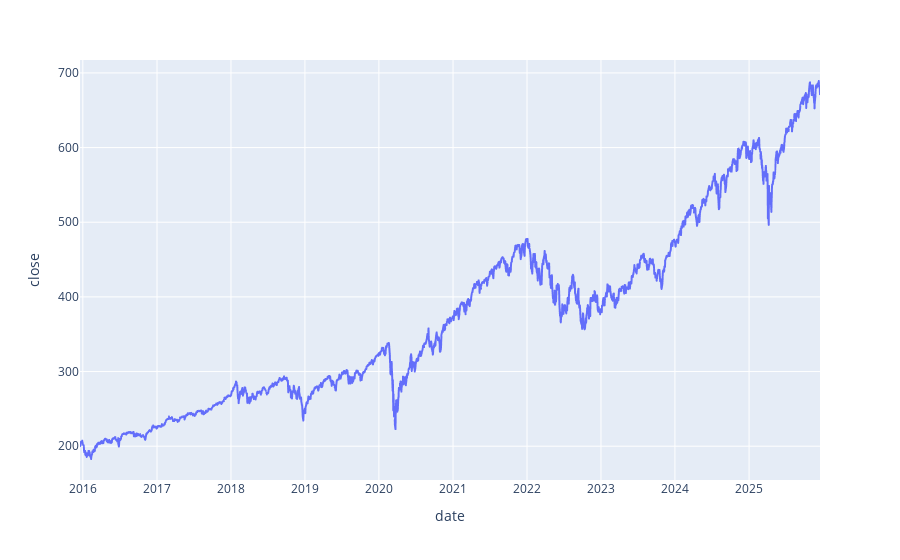

Notebook source saved alongside this figure:
### Code cell
t.plot(x='date', y='close')

### Figure 1 — Plotly figure (JSON) as saved in the notebook; plotly's stock layout.template omitted (floating-point values rounded to 4 significant figures; data arrays with more than 128 entries replaced by an {"elided": "..."} marker saying what was removed)
{"data": [{"hovertemplate": "date=%{x}<br>close=%{y}<extra></extra>", "legendgroup": "", "line": {"color": "#636efa", "dash": "solid"}, "marker": {"symbol": "circle"}, "mode": "lines", "name": "", "showlegend": false, "type": "scattergl", "x": {"elided": "2514 str values"}, "xaxis": "x", "y": {"elided": "2514 float values"}, "yaxis": "y"}], "layout": {"legend": {"tracegroupgap": 0}, "margin": {"t": 60}, "xaxis": {"anchor": "y", "domain": [0, 1], "title": {"text": "date"}}, "yaxis": {"anchor": "x", "domain": [0, 1], "title": {"text": "close"}}}}
